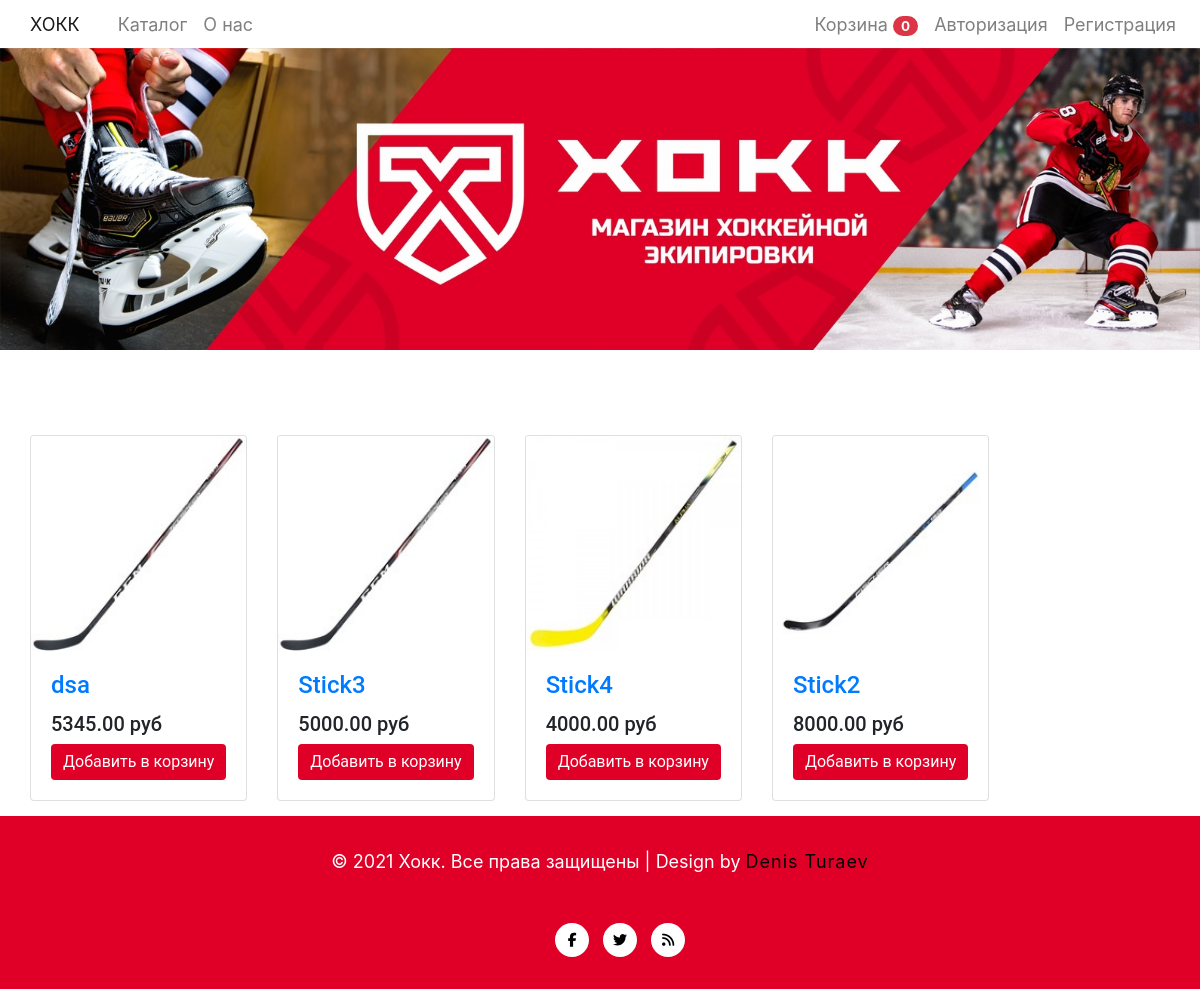
The app's page /base/ with its own data.
### mainapp/models.py (models this page shows, shortened)
class Cart(models.Model):
    owner = models.ForeignKey('Custumer', null=True, verbose_name='Владелец', on_delete=models.CASCADE)
    products = models.ManyToManyField(CartProduct, blank=True, related_name='related_cart')
    total_products = models.PositiveBigIntegerField(default=0)
    total_price = models.DecimalField(max_digits=9, default=0, decimal_places=2, verbose_name='Общая цена')
    in_order = models.BooleanField(default=False)
    for_anonymous_user = models.BooleanField(default=False)

class Product(models.Model):
    MIN_RESOLUTION = (400, 400)
    MAX_RESOLUTION = (4000, 4000)
    MAX_Img_Size = 3145728
    category = models.ForeignKey(Category, verbose_name='Категория', on_delete=models.CASCADE)
    title = models.CharField(max_length=255, verbose_name='Наименование')
    slug = models.SlugField(unique=True)
    image = models.ImageField(verbose_name='Изображение')
    description = models.TextField(verbose_name='Описание', null=True)
    price = models.DecimalField(max_digits=9, decimal_places=2, verbose_name='Цена')
    Age = models.CharField(max_length=255, verbose_name='Возраст', null=True, blank=True)
    Flex = models.IntegerField(verbose_name='Жесткость клюшки', null=True, blank=True)
    Material = models.CharField(max_length=255, verbose_name='Материал', null=True, blank=True)
    Curvature = models.CharField(max_length=255, verbose_name='Загиб клюшки', null=True, blank=True)
    Weight = models.FloatField(verbose_name='Масса', null=True, blank=True)
    Fullness = models.CharField(max_length=255, verbose_name='Полнота коньков', null=True, blank=True)
    def get_absolute_url(self):
        return reverse('product_detail', kwargs={'slug': self.slug})

### mainapp/views.py (the view)
# urls.py: path('base/', BaseView.as_view(), name='base'),
class BaseView(CartMixin, View):
    def get(self, request, *args, **kwargs):
        products = Product.objects.all()
        context = {
            'products': products,
            'cart': self.cart
        }
        return render(request, 'base.html', context)

### mainapp/mixins.py (called while the page is built)
    def dispatch(self, request, *args, **kwargs):
        if request.user.is_authenticated:
            customer = Custumer.objects.filter(user=request.user).first()
            if not customer:
                customer = Custumer.objects.create(
                    user=request.user
                )
            cart = Cart.objects.filter(owner=customer, in_order=False).first()
            if not cart:
                cart = Cart.objects.create(owner=customer)
        else:
            cart = Cart.objects.filter(for_anonymous_user=True).first()
            if not cart:
                cart = Cart.objects.create(for_anonymous_user=True)
        self.cart = cart
        return super().dispatch(request, *args, **kwargs)

### mainapp/templates/base.html (shortened to what this page needs)
{% load static %}
<html lang="en">
    <head>
        <link rel="stylesheet" href="https://cdn.jsdelivr.net/npm/bootstrap@4.6.0/dist/css/bootstrap.min.css">
        <link rel="stylesheet" type="text/css" href="{% static 'css/style.css' %}">
    </head>
    <body>
<nav class="navbar  navbar-expand-sm navbar-light" style="background-color: white;">
  <a class="navbar-brand" href="{% url 'index' %}">ХОКК</a>
  <ul class="navbar-nav " >
	<li class="nav-item">
      <a class="nav-link" href=" {% url 'base' %}">Каталог</a>
    </li>
    <li class="nav-item">
      <a class="nav-link" href="{% url 'about' %}">О нас</a>
    </li>
  </ul>
  <ul class="navbar-nav navbar-expand-sm navbar-light  ml-auto ">
    <li class="nav-item">
      <a class="nav-link" href="{% url 'cart' %}">Корзина <span class="badge badge-pill badge-danger">{{ cart.products.count }}</span> </a>
    </li>
  {% if not request.user.is_authenticated %}
      <li class="nav-item">
          <a class="nav-link " href="{% url 'login' %}">Авторизация</a>
      </li>
      <li class="nav-item">
          <a class="nav-link " href="{% url 'registration' %}">Регистрация</a>
      </li>
  {% endif %}
  </ul>
</nav>
        <img class="img-fluid" src="{% static 'img/header.jpg' %} " alt="Картинка">
        <div class="container">
            {% block content %}
            <div class="row mt-5 ">
                    <div class="row">
                    {% for product in products %}
                        <div class="col-sm-6 col-lg-3">
                            <div class="card">
                                <a href=" {{ product.get_absolute_url }}"><img class="card-img-top image-fluid" src="{{ product.image.url }}" alt="..." /></a>
                                <div class="card-body">
                                    <h4 class="card-title"><a href="{{ product.get_absolute_url }}">{{ product.title }}</a></h4>
                                    <h5>{{ product.price }} руб</h5>
                                    <a href="{% url 'add_to_cart' slug=product.slug %}">
                                        <button class="btn btn-danger">Добавить в корзину</button>
                                    </a>
                                </div>
                            </div>
                        </div>
                    {% endfor %}
                </div>
            </div>
            {% endblock %}
        </div>
<footer class="py-3">
<div class="copy-bottom-txt text-center py-3">
<p>
© 2021 Хокк. Все права защищены | Design by <a href="https://vk.com/id450085286" target="_blank">Denis Turaev</a>
</p>
</div>
<div class="social-icons mt-lg-3 mt-2 text-center">
<ul>
<li><a href="#"><span class="fa fa-facebook"></span></a></li>
<li><a href="#"><span class="fa fa-twitter"></span></a></li>
<li><a href="#"><span class="fa fa-rss"></span></a></li>
</ul>
</div>
</footer>
        </body>
</html>

### static/css/style.css (style rules this page uses)
body { background-color: white; width:100%; }
.img-fluid { width: 100%; height: auto; }
.card { font-family: "Roboto", "Arial", sans-serif; }
.navbar { background-color: #333; overflow: visible; background-color: white; transition: top 0.3s; height:48px; top: 0px; width: 100% }
.navbar a { display: block; font-size: 18px; text-align: justify; padding: 10px 14px; text-decoration: none; }
.btn-danger { border: 1px; background-color: #e00027; }
.container { margin: 0 auto; padding: 15px; }
.row { margin-top: 7px; }
.container { margin-top: 15px; }
footer { background:#e00027; }
.social-icons ul { list-style: none; display: flex; justify-content: center; }
.social-icons ul li a span { color: #000; width: 34px; background: #fff; height: 34px; text-align: center; line-height: 34px; border-radius: 20px; font-size: 13px; margin: 0px 2px; border-radius: 20px; font-size: 14px; margin: 0px 2px; transition: 0.5s all; -webkit-transition: 0.5s all; transition: 0.5s all; -moz-transition: 0.5s all; }
.copy-bottom-txt p { font-size:18px; color:#fff; }
.social-icons ul li:nth-child(2) { margin: 0 10px; }
.copy-bottom-txt p a { font-size: 18px; color:#000; letter-spacing: 1px; transition: .4s; }

### records on screen
Cart: products.count "0"
Product: image (picture), title "dsa", price "5345.00"
Product: image (picture), title "Stick3", price "5000.00"
Product: image (picture), title "Stick4", price "4000.00"
Product: image (picture), title "Stick2", price "8000.00"
